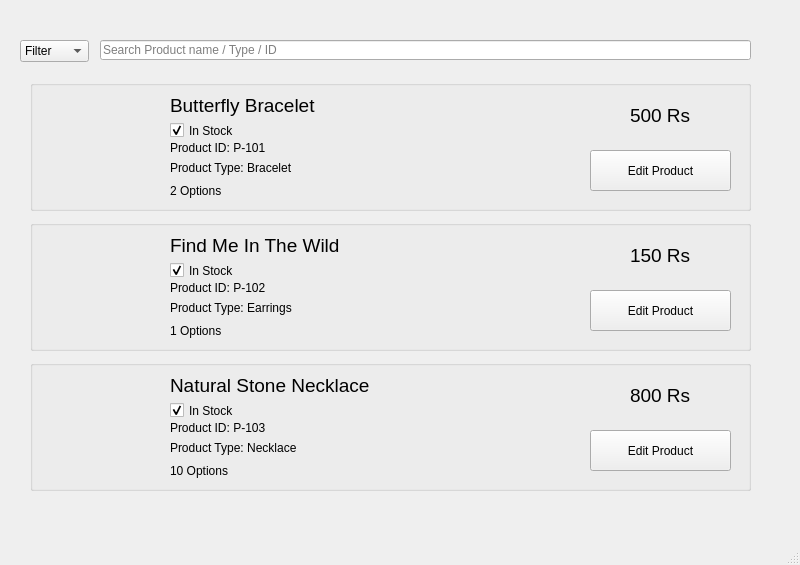
<?xml version="1.0" encoding="UTF-8"?>
<ui version="4.0">
 <class>MainWindow</class>
 <widget class="QMainWindow" name="MainWindow">
  <property name="geometry">
   <rect>
    <x>0</x>
    <y>0</y>
    <width>800</width>
    <height>565</height>
   </rect>
  </property>
  <property name="windowTitle">
   <string>MainWindow</string>
  </property>
  <widget class="QWidget" name="centralwidget">
   <widget class="QComboBox" name="comboBox">
    <property name="geometry">
     <rect>
      <x>20</x>
      <y>40</y>
      <width>69</width>
      <height>22</height>
     </rect>
    </property>
    <item>
     <property name="text">
      <string>Filter</string>
     </property>
    </item>
   </widget>
   <widget class="QLineEdit" name="lineEdit">
    <property name="geometry">
     <rect>
      <x>100</x>
      <y>40</y>
      <width>651</width>
      <height>20</height>
     </rect>
    </property>
    <property name="text">
     <string/>
    </property>
    <property name="placeholderText">
     <string>Search Product name / Type / ID</string>
    </property>
   </widget>
   <widget class="QGroupBox" name="groupBox">
    <property name="geometry">
     <rect>
      <x>30</x>
      <y>80</y>
      <width>721</width>
      <height>131</height>
     </rect>
    </property>
    <property name="title">
     <string/>
    </property>
    <widget class="QLabel" name="label">
     <property name="geometry">
      <rect>
       <x>140</x>
       <y>10</y>
       <width>151</width>
       <height>31</height>
      </rect>
     </property>
     <property name="text">
      <string>&lt;html&gt;&lt;head/&gt;&lt;body&gt;&lt;p&gt;&lt;span style=&quot; font-size:14pt;&quot;&gt;Butterfly Bracelet&lt;/span&gt;&lt;/p&gt;&lt;/body&gt;&lt;/html&gt;</string>
     </property>
    </widget>
    <widget class="QCheckBox" name="checkBox">
     <property name="geometry">
      <rect>
       <x>140</x>
       <y>40</y>
       <width>71</width>
       <height>21</height>
      </rect>
     </property>
     <property name="text">
      <string>In Stock</string>
     </property>
     <property name="checked">
      <bool>true</bool>
     </property>
    </widget>
    <widget class="QLabel" name="label_2">
     <property name="geometry">
      <rect>
       <x>140</x>
       <y>100</y>
       <width>71</width>
       <height>21</height>
      </rect>
     </property>
     <property name="text">
      <string>2 Options</string>
     </property>
    </widget>
    <widget class="QLabel" name="label_3">
     <property name="geometry">
      <rect>
       <x>600</x>
       <y>20</y>
       <width>71</width>
       <height>31</height>
      </rect>
     </property>
     <property name="text">
      <string>&lt;html&gt;&lt;head/&gt;&lt;body&gt;&lt;p&gt;&lt;span style=&quot; font-size:14pt;&quot;&gt; 500 Rs&lt;/span&gt;&lt;/p&gt;&lt;/body&gt;&lt;/html&gt;</string>
     </property>
    </widget>
    <widget class="QPushButton" name="edit1">
     <property name="geometry">
      <rect>
       <x>560</x>
       <y>70</y>
       <width>141</width>
       <height>41</height>
      </rect>
     </property>
     <property name="text">
      <string>Edit Product</string>
     </property>
    </widget>
    <widget class="QLabel" name="label_10">
     <property name="geometry">
      <rect>
       <x>140</x>
       <y>60</y>
       <width>101</width>
       <height>16</height>
      </rect>
     </property>
     <property name="text">
      <string>Product ID: P-101</string>
     </property>
    </widget>
    <widget class="QLabel" name="label_11">
     <property name="geometry">
      <rect>
       <x>140</x>
       <y>80</y>
       <width>131</width>
       <height>16</height>
      </rect>
     </property>
     <property name="text">
      <string>Product Type: Bracelet</string>
     </property>
    </widget>
    <widget class="QLabel" name="label_16">
     <property name="geometry">
      <rect>
       <x>10</x>
       <y>10</y>
       <width>121</width>
       <height>111</height>
      </rect>
     </property>
     <property name="text">
      <string/>
     </property>
     <property name="pixmap">
      <pixmap>../../Pictures/Screenshots/Screenshot 2024-09-10 140128.png</pixmap>
     </property>
     <property name="scaledContents">
      <bool>true</bool>
     </property>
    </widget>
   </widget>
   <widget class="QGroupBox" name="groupBox_2">
    <property name="geometry">
     <rect>
      <x>30</x>
      <y>220</y>
      <width>721</width>
      <height>131</height>
     </rect>
    </property>
    <property name="title">
     <string/>
    </property>
    <widget class="QLabel" name="label_4">
     <property name="geometry">
      <rect>
       <x>140</x>
       <y>10</y>
       <width>191</width>
       <height>31</height>
      </rect>
     </property>
     <property name="text">
      <string>&lt;html&gt;&lt;head/&gt;&lt;body&gt;&lt;p&gt;&lt;span style=&quot; font-size:14pt;&quot;&gt;Find Me In The Wild&lt;/span&gt;&lt;/p&gt;&lt;/body&gt;&lt;/html&gt;</string>
     </property>
    </widget>
    <widget class="QCheckBox" name="checkBox_2">
     <property name="geometry">
      <rect>
       <x>140</x>
       <y>40</y>
       <width>71</width>
       <height>21</height>
      </rect>
     </property>
     <property name="text">
      <string>In Stock</string>
     </property>
     <property name="checked">
      <bool>true</bool>
     </property>
    </widget>
    <widget class="QLabel" name="label_5">
     <property name="geometry">
      <rect>
       <x>140</x>
       <y>100</y>
       <width>71</width>
       <height>21</height>
      </rect>
     </property>
     <property name="text">
      <string>1 Options</string>
     </property>
    </widget>
    <widget class="QLabel" name="label_6">
     <property name="geometry">
      <rect>
       <x>600</x>
       <y>20</y>
       <width>71</width>
       <height>31</height>
      </rect>
     </property>
     <property name="text">
      <string>&lt;html&gt;&lt;head/&gt;&lt;body&gt;&lt;p&gt;&lt;span style=&quot; font-size:14pt;&quot;&gt;150 Rs&lt;/span&gt;&lt;/p&gt;&lt;/body&gt;&lt;/html&gt;</string>
     </property>
    </widget>
    <widget class="QPushButton" name="edit2">
     <property name="geometry">
      <rect>
       <x>560</x>
       <y>70</y>
       <width>141</width>
       <height>41</height>
      </rect>
     </property>
     <property name="text">
      <string>Edit Product</string>
     </property>
    </widget>
    <widget class="QLabel" name="label_12">
     <property name="geometry">
      <rect>
       <x>140</x>
       <y>60</y>
       <width>101</width>
       <height>16</height>
      </rect>
     </property>
     <property name="text">
      <string>Product ID: P-102</string>
     </property>
    </widget>
    <widget class="QLabel" name="label_13">
     <property name="geometry">
      <rect>
       <x>140</x>
       <y>80</y>
       <width>131</width>
       <height>16</height>
      </rect>
     </property>
     <property name="text">
      <string>Product Type: Earrings</string>
     </property>
    </widget>
    <widget class="QLabel" name="label_17">
     <property name="geometry">
      <rect>
       <x>10</x>
       <y>10</y>
       <width>121</width>
       <height>111</height>
      </rect>
     </property>
     <property name="text">
      <string/>
     </property>
     <property name="pixmap">
      <pixmap>../4409301104.png</pixmap>
     </property>
     <property name="scaledContents">
      <bool>true</bool>
     </property>
    </widget>
   </widget>
   <widget class="QGroupBox" name="groupBox_3">
    <property name="geometry">
     <rect>
      <x>30</x>
      <y>360</y>
      <width>721</width>
      <height>131</height>
     </rect>
    </property>
    <property name="title">
     <string/>
    </property>
    <widget class="QLabel" name="label_7">
     <property name="geometry">
      <rect>
       <x>140</x>
       <y>10</y>
       <width>201</width>
       <height>31</height>
      </rect>
     </property>
     <property name="text">
      <string>&lt;html&gt;&lt;head/&gt;&lt;body&gt;&lt;p&gt;&lt;span style=&quot; font-size:14pt;&quot;&gt;Natural Stone Necklace&lt;/span&gt;&lt;/p&gt;&lt;/body&gt;&lt;/html&gt;</string>
     </property>
    </widget>
    <widget class="QCheckBox" name="checkBox_3">
     <property name="geometry">
      <rect>
       <x>140</x>
       <y>40</y>
       <width>71</width>
       <height>21</height>
      </rect>
     </property>
     <property name="text">
      <string>In Stock</string>
     </property>
     <property name="checked">
      <bool>true</bool>
     </property>
    </widget>
    <widget class="QLabel" name="label_8">
     <property name="geometry">
      <rect>
       <x>140</x>
       <y>100</y>
       <width>71</width>
       <height>21</height>
      </rect>
     </property>
     <property name="text">
      <string>10 Options</string>
     </property>
    </widget>
    <widget class="QLabel" name="label_9">
     <property name="geometry">
      <rect>
       <x>600</x>
       <y>20</y>
       <width>71</width>
       <height>31</height>
      </rect>
     </property>
     <property name="text">
      <string>&lt;html&gt;&lt;head/&gt;&lt;body&gt;&lt;p&gt;&lt;span style=&quot; font-size:14pt;&quot;&gt;800 Rs&lt;/span&gt;&lt;/p&gt;&lt;/body&gt;&lt;/html&gt;</string>
     </property>
    </widget>
    <widget class="QPushButton" name="edit3">
     <property name="geometry">
      <rect>
       <x>560</x>
       <y>70</y>
       <width>141</width>
       <height>41</height>
      </rect>
     </property>
     <property name="text">
      <string>Edit Product</string>
     </property>
    </widget>
    <widget class="QLabel" name="label_14">
     <property name="geometry">
      <rect>
       <x>140</x>
       <y>60</y>
       <width>101</width>
       <height>16</height>
      </rect>
     </property>
     <property name="text">
      <string>Product ID: P-103</string>
     </property>
    </widget>
    <widget class="QLabel" name="label_15">
     <property name="geometry">
      <rect>
       <x>140</x>
       <y>80</y>
       <width>131</width>
       <height>16</height>
      </rect>
     </property>
     <property name="text">
      <string>Product Type: Necklace</string>
     </property>
    </widget>
    <widget class="QLabel" name="label_18">
     <property name="geometry">
      <rect>
       <x>10</x>
       <y>10</y>
       <width>121</width>
       <height>111</height>
      </rect>
     </property>
     <property name="text">
      <string/>
     </property>
     <property name="pixmap">
      <pixmap>../../Pictures/Screenshots/Screenshot 2024-09-10 142257.png</pixmap>
     </property>
     <property name="scaledContents">
      <bool>true</bool>
     </property>
    </widget>
   </widget>
  </widget>
  <widget class="QMenuBar" name="menubar">
   <property name="geometry">
    <rect>
     <x>0</x>
     <y>0</y>
     <width>800</width>
     <height>21</height>
    </rect>
   </property>
  </widget>
  <widget class="QStatusBar" name="statusbar"/>
 </widget>
 <resources/>
 <connections/>
</ui>
